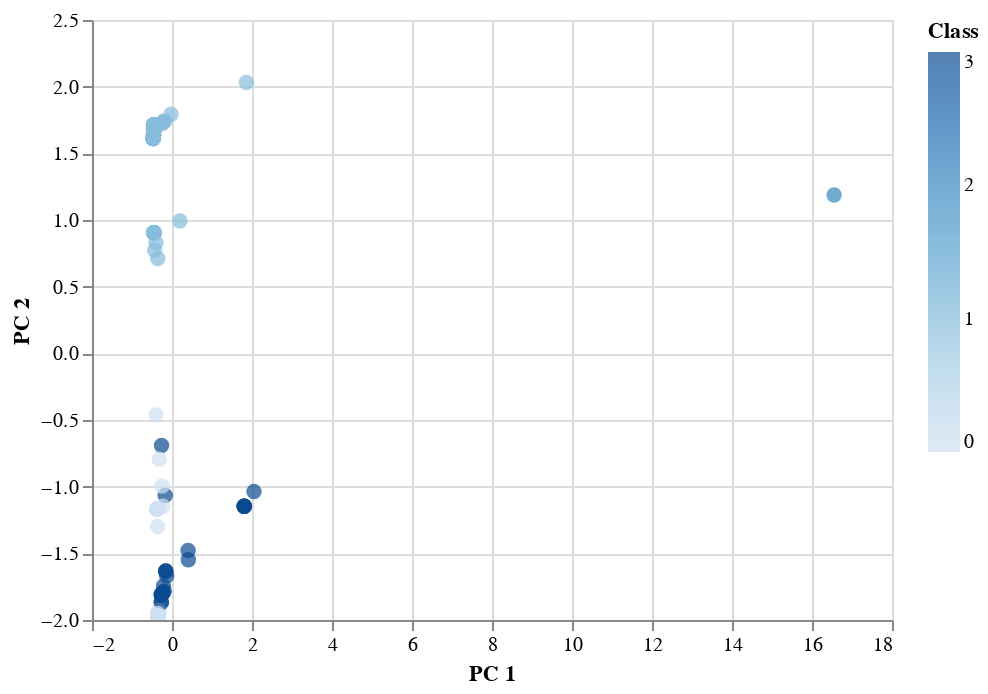

The code cell stored with this chart in its notebook:
### Markdown cell above
### Visualizing Results

#### 3D-Scatter with Clusters

### Code cell
# Create a 3D-Scatter with the PCA data and the clusters
alt.Chart(clustered_df).mark_circle(size=60).encode(
    x='PC 1',
    y='PC 2',
    color='Class',
    tooltip=['CoinName', 'Algorithm', 'TotalCoinsMined', 'MaxSupply']
).interactive()

### Figure 1 — Vega-Lite specification as saved in the notebook (floating-point values rounded to 4 significant figures)
{"config": {"view": {"continuousWidth": 400, "continuousHeight": 300}}, "data": {"name": "data-d4969756dd913752e1999d9739af1e9d"}, "mark": {"type": "circle", "size": 60}, "encoding": {"color": {"type": "quantitative", "field": "Class"}, "tooltip": [{"type": "nominal", "field": "CoinName"}, {"type": "nominal", "field": "Algorithm"}, {"type": "quantitative", "field": "TotalCoinsMined"}, {"type": "quantitative", "field": "MaxSupply"}], "x": {"type": "quantitative", "field": "PC 1"}, "y": {"type": "quantitative", "field": "PC 2"}}, "selection": {"selector026": {"type": "interval", "bind": "scales", "encodings": ["x", "y"]}}, "$schema": "https://vega.github.io/schema/vega-lite/v4.8.1.json", "datasets": {"data-d4969756dd913752e1999d9739af1e9d": [{"Algorithm": "Scrypt", "ProofType": "PoW/PoS", "TotalCoinsMined": 3078000.0, "MaxSupply": -1.0, "PC 1": -0.3801, "PC 2": -1.168, "PC 3": -1.779, "CoinName": "NovaCoin", "Class": 0}, {"Algorithm": "SHA-256", "ProofType": "PoW", "TotalCoinsMined": 2615000.0, "MaxSupply": -1.0, "PC 1": -0.4737, "PC 2": 1.611, "PC 3": 0.03711, "CoinName": "CounterParty", "Class": 1}, {"Algorithm": "PoS", "ProofType": "PoS", "TotalCoinsMined": 5850000000.0, "MaxSupply": 0.0, "PC 1": -0.17, "PC 2": -1.066, "PC 3": 1.01, "CoinName": "NuShares", "Class": 3}, {"Algorithm": "Scrypt", "ProofType": "PoW", "TotalCoinsMined": 79990000.0, "MaxSupply": -1.0, "PC 1": -0.4532, "PC 2": 0.905, "PC 3": -0.5423, "CoinName": "MonaCoin", "Class": 1}, {"Algorithm": "X13", "ProofType": "PoW/PoS", "TotalCoinsMined": 166200.0, "MaxSupply": 0.0, "PC 1": -0.357, "PC 2": -1.984, "PC 3": -2.3, "CoinName": "Triangles Coin", "Class": 0}, {"Algorithm": "SHA-256", "ProofType": "PoW/PoS", "TotalCoinsMined": 46730000.0, "MaxSupply": -1.0, "PC 1": -0.4, "PC 2": -0.462, "PC 3": -1.2, "CoinName": "Emercoin", "Class": 0}, {"Algorithm": "Scrypt", "ProofType": "PoW", "TotalCoinsMined": 872800.0, "MaxSupply": 0.0, "PC 1": -0.4536, "PC 2": 0.9049, "PC 3": -0.5422, "CoinName": "CometCoin", "Class": 1}, {"Algorithm": "Scrypt", "ProofType": "PoW/PoS", "TotalCoinsMined": 1000000000.0, "MaxSupply": 1000000000.0, "PC 1": -0.3699, "PC 2": -1.166, "PC 3": -1.78, "CoinName": "OpenChat", "Class": 0}, {"Algorithm": "Dagger", "ProofType": "PoA", "TotalCoinsMined": 629700000.0, "MaxSupply": -1.0, "PC 1": -0.2654, "PC 2": -1.869, "PC 3": 3.715, "CoinName": "Amber", "Class": 3}, {"Algorithm": "X11", "ProofType": "PoW", "TotalCoinsMined": 187800000.0, "MaxSupply": -1.0, "PC 1": -0.4328, "PC 2": 0.7731, "PC 3": -0.3311, "CoinName": "Pura", "Class": 1}, {"Algorithm": "Equihash", "ProofType": "PoW", "TotalCoinsMined": 3819000.0, "MaxSupply": 22870000.0, "PC 1": -0.4615, "PC 2": 1.634, "PC 3": 0.2212, "CoinName": "Bitcoin Private", "Class": 1}, {"Algorithm": "SHA-512", "ProofType": "Zero-Knowledge Proof", "TotalCoinsMined": 1000000000.0, "MaxSupply": 1000000000.0, "PC 1": -0.2124, "PC 2": -1.745, "PC 3": 1.493, "CoinName": "Kcash", "Class": 3}, {"Algorithm": "Equihash", "ProofType": "PoW", "TotalCoinsMined": 61980000.0, "MaxSupply": 263400000.0, "PC 1": -0.46, "PC 2": 1.634, "PC 3": 0.2211, "CoinName": "Beam", "Class": 1}, {"Algorithm": "SPoS", "ProofType": "SPoS", "TotalCoinsMined": 5723000000.0, "MaxSupply": -1.0, "PC 1": -0.194, "PC 2": -1.784, "PC 3": 2.967, "CoinName": "V Systems", "Class": 3}, {"Algorithm": "CryptoNight", "ProofType": "PoW", "TotalCoinsMined": 1400000000.0, "MaxSupply": -1.0, "PC 1": -0.02209, "PC 2": 1.793, "PC 3": 0.11, "CoinName": "Beldex", "Class": 1}, {"Algorithm": "Eaglesong", "ProofType": "PoW", "TotalCoinsMined": 30190000000.0, "MaxSupply": -1.0, "PC 1": -0.2359, "PC 2": 1.723, "PC 3": 0.1522, "CoinName": "Nervos Network", "Class": 1}, {"Algorithm": "C31", "ProofType": "PoW", "TotalCoinsMined": 10680000.0, "MaxSupply": 20000000.0, "PC 1": -0.4604, "PC 2": 1.7, "PC 3": 0.1775, "CoinName": "MimbleWimbleCoin", "Class": 1}, {"Algorithm": "Scrypt", "ProofType": "PoW/PoS", "TotalCoinsMined": 450100000.0, "MaxSupply": -1.0, "PC 1": -0.3778, "PC 2": -1.167, "PC 3": -1.779, "CoinName": "Buxcoin", "Class": 0}, {"Algorithm": "ECC 256K1", "ProofType": "DPOS", "TotalCoinsMined": 1000000000.0, "MaxSupply": 1000000000.0, "PC 1": -0.2436, "PC 2": -1.803, "PC 3": 3.02, "CoinName": "Acute Angle Cloud", "Class": 3}, {"Algorithm": "Scrypt", "ProofType": "PoW", "TotalCoinsMined": 100000000.0, "MaxSupply": 100000000.0, "PC 1": -0.4526, "PC 2": 0.9051, "PC 3": -0.5423, "CoinName": "Primas", "Class": 1}, {"Algorithm": "BLAKE256", "ProofType": "PoW/PoS", "TotalCoinsMined": 44940000.0, "MaxSupply": 84000000.0, "PC 1": -0.3529, "PC 2": -1.951, "PC 3": -2.252, "CoinName": "HyperCash", "Class": 0}, {"Algorithm": "CryptoNight-Heavy", "ProofType": "PoW", "TotalCoinsMined": 51710000.0, "MaxSupply": -1.0, "PC 1": -0.4581, "PC 2": 1.687, "PC 3": 0.1757, "CoinName": "Loki", "Class": 1}, {"Algorithm": "CryptoNight-Lite", "ProofType": "PoW", "TotalCoinsMined": 17720000.0, "MaxSupply": -1.0, "PC 1": -0.4583, "PC 2": 1.687, "PC 3": 0.1757, "CoinName": "AEON", "Class": 1}, {"Algorithm": "SHA-256", "ProofType": "PoW", "TotalCoinsMined": 10020000.0, "MaxSupply": 21000000.0, "PC 1": -0.4736, "PC 2": 1.611, "PC 3": 0.0371, "CoinName": "Bitcoin Vault", "Class": 1}, {"Algorithm": "SHA-256", "ProofType": "PoW", "TotalCoinsMined": 18600000.0, "MaxSupply": 21000000.0, "PC 1": -0.4735, "PC 2": 1.611, "PC 3": 0.0371, "CoinName": "Bitcoin ABC", "Class": 1}, {"Algorithm": "Scrypt", "ProofType": "PoW", "TotalCoinsMined": 127500000000.0, "MaxSupply": -1.0, "PC 1": 0.1955, "PC 2": 0.9924, "PC 3": -0.5934, "CoinName": "Dogecoin", "Class": 1}, {"Algorithm": "Scrypt", "ProofType": "PoS", "TotalCoinsMined": 60370000.0, "MaxSupply": 100000000.0, "PC 1": -0.2481, "PC 2": -0.9956, "PC 3": -0.02926, "CoinName": "BlackCoin", "Class": 0}, {"Algorithm": "Scrypt", "ProofType": "PoW/PoS", "TotalCoinsMined": 19000000.0, "MaxSupply": 21000000.0, "PC 1": -0.3799, "PC 2": -1.168, "PC 3": -1.779, "CoinName": "Auroracoin", "Class": 0}, {"Algorithm": "TRC10", "ProofType": "DPoS", "TotalCoinsMined": 990000000000.0, "MaxSupply": 990000000000.0, "PC 1": 16.55, "PC 2": 1.187, "PC 3": -0.8738, "CoinName": "BitTorrent", "Class": 2}, {"Algorithm": "Scrypt", "ProofType": "PoW/PoS", "TotalCoinsMined": 1032000.0, "MaxSupply": -1.0, "PC 1": -0.3801, "PC 2": -1.168, "PC 3": -1.779, "CoinName": "SaluS", "Class": 0}, {"Algorithm": "Multiple", "ProofType": "PoW", "TotalCoinsMined": 13860000000.0, "MaxSupply": 21000000000.0, "PC 1": -0.2029, "PC 2": 1.739, "PC 3": 0.1525, "CoinName": "DigiByte", "Class": 1}, {"Algorithm": "SHA-256", "ProofType": "PoW", "TotalCoinsMined": 18600000.0, "MaxSupply": 21000000.0, "PC 1": -0.4735, "PC 2": 1.611, "PC 3": 0.0371, "CoinName": "Bitcoin SV", "Class": 1}, {"Algorithm": "SHA-256", "ProofType": "PoW", "TotalCoinsMined": 17220000.0, "MaxSupply": -1.0, "PC 1": -0.4736, "PC 2": 1.611, "PC 3": 0.0371, "CoinName": "Namecoin", "Class": 1}, {"Algorithm": "KECCAK", "ProofType": "PoW", "TotalCoinsMined": 2578000000.0, "MaxSupply": 5000000000.0, "PC 1": -0.4022, "PC 2": 1.695, "PC 3": 0.1703, "CoinName": "SmartCash", "Class": 1}, {"Algorithm": "CryptoNight", "ProofType": "PoW", "TotalCoinsMined": 184500000000.0, "MaxSupply": 184500000000.0, "PC 1": 1.861, "PC 2": 2.031, "PC 3": -0.02791, "CoinName": "ByteCoin", "Class": 1}, {"Algorithm": "SHA-256", "ProofType": "PoW", "TotalCoinsMined": 18600000.0, "MaxSupply": 21000000.0, "PC 1": -0.4735, "PC 2": 1.611, "PC 3": 0.0371, "CoinName": "Bitcoin Cash", "Class": 1}, {"Algorithm": "Equihash210,9", "ProofType": "PoW/PoS", "TotalCoinsMined": 487500000.0, "MaxSupply": -1.0, "PC 1": -0.3485, "PC 2": -1.934, "PC 3": -2.229, "CoinName": "Aion", "Class": 0}, {"Algorithm": "DPoS", "ProofType": "DPoS", "TotalCoinsMined": 142700000.0, "MaxSupply": -1.0, "PC 1": 1.804, "PC 2": -1.148, "PC 3": 0.6568, "CoinName": "Lisk", "Class": 3}, {"Algorithm": "Ethash", "ProofType": "PoW", "TotalCoinsMined": 123800000.0, "MaxSupply": 210700000.0, "PC 1": -0.4608, "PC 2": 1.715, "PC 3": 0.1792, "CoinName": "Ethereum Classic", "Class": 1}, {"Algorithm": "DPoS", "ProofType": "DPoS", "TotalCoinsMined": 154100000.0, "MaxSupply": -1.0, "PC 1": 1.804, "PC 2": -1.148, "PC 3": 0.6568, "CoinName": "ARK", "Class": 3}, {"Algorithm": "Loopchain", "ProofType": "PoS", "TotalCoinsMined": 869200000.0, "MaxSupply": -1.0, "PC 1": -0.1556, "PC 2": -1.633, "PC 3": 1.172, "CoinName": "ICON Project", "Class": 3}, {"Algorithm": "Scrypt", "ProofType": "PoW", "TotalCoinsMined": 66590000.0, "MaxSupply": 84000000.0, "PC 1": -0.4529, "PC 2": 0.905, "PC 3": -0.5423, "CoinName": "Litecoin", "Class": 1}, {"Algorithm": "Equihash", "ProofType": "dPoW/PoW", "TotalCoinsMined": 125200000.0, "MaxSupply": 200000000.0, "PC 1": -0.3568, "PC 2": 0.7111, "PC 3": 0.4243, "CoinName": "Komodo", "Class": 1}, {"Algorithm": "IMesh", "ProofType": "DPoS+dBFT", "TotalCoinsMined": 459900000.0, "MaxSupply": 1000000000.0, "PC 1": -0.2508, "PC 2": -1.805, "PC 3": 3.028, "CoinName": "INT", "Class": 3}, {"Algorithm": "C31", "ProofType": "PoW", "TotalCoinsMined": 56640000.0, "MaxSupply": -1.0, "PC 1": -0.4603, "PC 2": 1.7, "PC 3": 0.1775, "CoinName": "Grin", "Class": 1}, {"Algorithm": "BEP2 Token", "ProofType": "PoSA", "TotalCoinsMined": 174200000.0, "MaxSupply": 174200000.0, "PC 1": -0.2658, "PC 2": -1.81, "PC 3": 3.042, "CoinName": "Binance Coin", "Class": 3}, {"Algorithm": "Quark", "ProofType": "PoW/PoS", "TotalCoinsMined": 267700000.0, "MaxSupply": -1.0, "PC 1": -0.3539, "PC 2": -1.967, "PC 3": -2.276, "CoinName": "QuarkCoin", "Class": 0}, {"Algorithm": "Ethash", "ProofType": "PoW", "TotalCoinsMined": 34700000.0, "MaxSupply": 100000000.0, "PC 1": -0.4618, "PC 2": 1.715, "PC 3": 0.1793, "CoinName": "Expanse", "Class": 1}, {"Algorithm": "Scrypt", "ProofType": "PoW", "TotalCoinsMined": 39330000.0, "MaxSupply": 42000000.0, "PC 1": -0.4532, "PC 2": 0.905, "PC 3": -0.5423, "CoinName": "MegaCoin", "Class": 1}, {"Algorithm": "Scrypt", "ProofType": "PoW/PoS", "TotalCoinsMined": 225300000.0, "MaxSupply": 420000000.0, "PC 1": -0.3768, "PC 2": -1.167, "PC 3": -1.779, "CoinName": "PotCoin", "Class": 0}, {"Algorithm": "Scrypt", "ProofType": "PoW", "TotalCoinsMined": 525600000.0, "MaxSupply": 1680000000.0, "PC 1": -0.4423, "PC 2": 0.9063, "PC 3": -0.543, "CoinName": "Gulden", "Class": 1}, {"Algorithm": "DPoS", "ProofType": "PoS", "TotalCoinsMined": 167600000.0, "MaxSupply": -1.0, "PC 1": 0.4026, "PC 2": -1.478, "PC 3": 0.9667, "CoinName": "Rise", "Class": 3}, {"Algorithm": "X13", "ProofType": "PoW/PoS", "TotalCoinsMined": 198900000.0, "MaxSupply": 210000000.0, "PC 1": -0.3549, "PC 2": -1.984, "PC 3": -2.301, "CoinName": "Bitcoin Diamond", "Class": 0}, {"Algorithm": "Scrypt", "ProofType": "PoW", "TotalCoinsMined": 221000000.0, "MaxSupply": -1.0, "PC 1": -0.4525, "PC 2": 0.9051, "PC 3": -0.5423, "CoinName": "Einsteinium", "Class": 1}, {"Algorithm": "Dagger-Hashimoto", "ProofType": "PoW", "TotalCoinsMined": 49690000.0, "MaxSupply": -1.0, "PC 1": -0.4581, "PC 2": 1.687, "PC 3": 0.1757, "CoinName": "Ubiq", "Class": 1}, {"Algorithm": "Scrypt", "ProofType": "PoW/PoS", "TotalCoinsMined": 29870000000.0, "MaxSupply": -1.0, "PC 1": -0.228, "PC 2": -1.147, "PC 3": -1.791, "CoinName": "Reddcoin", "Class": 0}, {"Algorithm": "X11GOST", "ProofType": "PoW", "TotalCoinsMined": 18860000.0, "MaxSupply": 21000000.0, "PC 1": -0.4582, "PC 2": 1.687, "PC 3": 0.1757, "CoinName": "SibCoin", "Class": 1}, {"Algorithm": "Equihash", "ProofType": "PoW", "TotalCoinsMined": 18590000.0, "MaxSupply": 21000000.0, "PC 1": -0.4614, "PC 2": 1.634, "PC 3": 0.2212, "CoinName": "Bitcoin Gold", "Class": 1}, {"Algorithm": "Groestl", "ProofType": "PoW", "TotalCoinsMined": 76540000.0, "MaxSupply": 105000000.0, "PC 1": -0.4571, "PC 2": 1.687, "PC 3": 0.1756, "CoinName": "Groestlcoin", "Class": 1}, {"Algorithm": "BMW512 / Echo512", "ProofType": "PoW/PoS", "TotalCoinsMined": 5092000000.0, "MaxSupply": -1.0, "PC 1": -0.3145, "PC 2": -1.929, "PC 3": -2.233, "CoinName": "DigitalNote ", "Class": 0}, {"Algorithm": "Scrypt", "ProofType": "PoW", "TotalCoinsMined": 23170000.0, "MaxSupply": -1.0, "PC 1": -0.4535, "PC 2": 0.9049, "PC 3": -0.5422, "CoinName": "ViaCoin", "Class": 1}, {"Algorithm": "SHA-256", "ProofType": "PoW", "TotalCoinsMined": 602500000.0, "MaxSupply": 888000000.0, "PC 1": -0.4661, "PC 2": 1.612, "PC 3": 0.03656, "CoinName": "SysCoin", "Class": 1}, {"Algorithm": "NeoScrypt", "ProofType": "PoW", "TotalCoinsMined": 234800000.0, "MaxSupply": 336000000.0, "PC 1": -0.4542, "PC 2": 1.687, "PC 3": 0.1753, "CoinName": "FeatherCoin", "Class": 1}, {"Algorithm": "X11", "ProofType": "PoW/PoS", "TotalCoinsMined": 18580000.0, "MaxSupply": 22000000.0, "PC 1": -0.36, "PC 2": -1.3, "PC 3": -1.568, "CoinName": "IOCoin", "Class": 0}, {"Algorithm": "Scrypt", "ProofType": "PoW/PoS", "TotalCoinsMined": 902900000.0, "MaxSupply": 1000000000.0, "PC 1": -0.3704, "PC 2": -1.166, "PC 3": -1.78, "CoinName": "WhiteCoin", "Class": 0}, {"Algorithm": "X13", "ProofType": "PoW/PoS", "TotalCoinsMined": 5560000.0, "MaxSupply": -1.0, "PC 1": -0.357, "PC 2": -1.984, "PC 3": -2.3, "CoinName": "CloakCoin", "Class": 0}, {"Algorithm": "DPoS", "ProofType": "DPoS", "TotalCoinsMined": 1000000000.0, "MaxSupply": 0.0, "PC 1": 1.809, "PC 2": -1.147, "PC 3": 0.6565, "CoinName": "Achain", "Class": 3}, {"Algorithm": "Multiple", "ProofType": "PoW", "TotalCoinsMined": 16410000000.0, "MaxSupply": 16560000000.0, "PC 1": -0.2128, "PC 2": 1.738, "PC 3": 0.153, "CoinName": "Verge", "Class": 1}, {"Algorithm": "Shabal256", "ProofType": "PoC", "TotalCoinsMined": 2111000000.0, "MaxSupply": 2159000000.0, "PC 1": -0.2131, "PC 2": -1.792, "PC 3": 2.991, "CoinName": "BurstCoin", "Class": 3}, {"Algorithm": "Blake2b", "ProofType": "PoW", "TotalCoinsMined": 45190000000.0, "MaxSupply": -1.0, "PC 1": -0.1779, "PC 2": 1.743, "PC 3": 0.1506, "CoinName": "Siacoin", "Class": 1}, {"Algorithm": "Proof-of-Authority", "ProofType": "PoA", "TotalCoinsMined": 282600000.0, "MaxSupply": -1.0, "PC 1": -0.268, "PC 2": -1.869, "PC 3": 3.715, "CoinName": "Poa Network", "Class": 3}, {"Algorithm": "Tensority", "ProofType": "PoW", "TotalCoinsMined": 1642000000.0, "MaxSupply": 210000000.0, "PC 1": -0.4448, "PC 2": 1.689, "PC 3": 0.1743, "CoinName": "Bytom", "Class": 1}, {"Algorithm": "Quark", "ProofType": "PoW/PoS", "TotalCoinsMined": 7357000.0, "MaxSupply": -1.0, "PC 1": -0.3553, "PC 2": -1.967, "PC 3": -2.275, "CoinName": "BlockNet", "Class": 0}, {"Algorithm": "Equihash", "ProofType": "PoW", "TotalCoinsMined": 10560000.0, "MaxSupply": 21000000.0, "PC 1": -0.4615, "PC 2": 1.634, "PC 3": 0.2212, "CoinName": "Horizen", "Class": 1}, {"Algorithm": "PoS", "ProofType": "PoS/LPoS", "TotalCoinsMined": 999000000.0, "MaxSupply": 1000000000.0, "PC 1": -0.2618, "PC 2": -0.6914, "PC 3": 0.9643, "CoinName": "Nxt", "Class": 3}, {"Algorithm": "DPoS", "ProofType": "DPoS", "TotalCoinsMined": 14420000.0, "MaxSupply": -1.0, "PC 1": 1.804, "PC 2": -1.148, "PC 3": 0.6569, "CoinName": "Shift", "Class": 3}, {"Algorithm": "X13", "ProofType": "PoW/PoS", "TotalCoinsMined": 70520000.0, "MaxSupply": -1.0, "PC 1": -0.3567, "PC 2": -1.984, "PC 3": -2.3, "CoinName": "NavCoin", "Class": 0}, {"Algorithm": "SHA3", "ProofType": "PoW/nPoS", "TotalCoinsMined": 69080000.0, "MaxSupply": 78000000.0, "PC 1": -0.2685, "PC 2": -1.811, "PC 3": 3.045, "CoinName": "Nexus", "Class": 3}, {"Algorithm": "VeChainThor Authority", "ProofType": "Proof of Authority", "TotalCoinsMined": 85990000000.0, "MaxSupply": 86710000000.0, "PC 1": 2.05, "PC 2": -1.037, "PC 3": 0.7925, "CoinName": "VeChain", "Class": 3}, {"Algorithm": "POS 3.0", "ProofType": "PoS", "TotalCoinsMined": 103000000.0, "MaxSupply": 107800000.0, "PC 1": -0.1605, "PC 2": -1.634, "PC 3": 1.173, "CoinName": "QTUM", "Class": 3}, {"Algorithm": "Quark", "ProofType": "PoW/PoS", "TotalCoinsMined": 841400.0, "MaxSupply": -1.0, "PC 1": -0.3553, "PC 2": -1.967, "PC 3": -2.275, "CoinName": "Private Instant Verified Transaction", "Class": 0}, {"Algorithm": "Equihash", "ProofType": "PoW", "TotalCoinsMined": 10600000.0, "MaxSupply": 21000000.0, "PC 1": -0.4615, "PC 2": 1.634, "PC 3": 0.2212, "CoinName": "ZCash", "Class": 1}, {"Algorithm": "Lyra2REv2", "ProofType": "PoW", "TotalCoinsMined": 57890000.0, "MaxSupply": 84000000.0, "PC 1": -0.4574, "PC 2": 1.687, "PC 3": 0.1756, "CoinName": "Vertcoin", "Class": 1}, {"Algorithm": "Blake2b", "ProofType": "PoW", "TotalCoinsMined": 133200000.0, "MaxSupply": 133200000.0, "PC 1": -0.4067, "PC 2": 1.712, "PC 3": 0.1686, "CoinName": "Nano", "Class": 1}, {"Algorithm": "VBFT", "ProofType": "PoS", "TotalCoinsMined": 1000000000.0, "MaxSupply": -1.0, "PC 1": -0.1547, "PC 2": -1.633, "PC 3": 1.172, "CoinName": "Ontology", "Class": 3}, {"Algorithm": "X11", "ProofType": "PoW/PoSe", "TotalCoinsMined": 9878000.0, "MaxSupply": 18900000.0, "PC 1": -0.3187, "PC 2": -0.7936, "PC 3": -0.6491, "CoinName": "Dash", "Class": 0}, {"Algorithm": "RandomX", "ProofType": "PoW", "TotalCoinsMined": 17790000.0, "MaxSupply": -1.0, "PC 1": -0.4583, "PC 2": 1.687, "PC 3": 0.1757, "CoinName": "Monero", "Class": 1}, {"Algorithm": "BLAKE256", "ProofType": "PoW/PoS", "TotalCoinsMined": 12380000.0, "MaxSupply": 21000000.0, "PC 1": -0.3534, "PC 2": -1.951, "PC 3": -2.252, "CoinName": "Decred", "Class": 0}, {"Algorithm": "PoS", "ProofType": "PoW", "TotalCoinsMined": 373200000.0, "MaxSupply": -1.0, "PC 1": -0.4027, "PC 2": 0.8304, "PC 3": 0.4994, "CoinName": "Steem", "Class": 1}, {"Algorithm": "SHA-512", "ProofType": "PoS", "TotalCoinsMined": 2995000000.0, "MaxSupply": 3601000000.0, "PC 1": -0.132, "PC 2": -1.669, "PC 3": 1.282, "CoinName": "Bitshares", "Class": 3}, {"Algorithm": "SHA-256", "ProofType": "PoW", "TotalCoinsMined": 18570000.0, "MaxSupply": 21000000.0, "PC 1": -0.4735, "PC 2": 1.611, "PC 3": 0.0371, "CoinName": "Bitcoin", "Class": 1}, {"Algorithm": "Ethash", "ProofType": "PoW", "TotalCoinsMined": 113900000.0, "MaxSupply": -1.0, "PC 1": -0.4619, "PC 2": 1.715, "PC 3": 0.1793, "CoinName": "Ethereum", "Class": 1}, {"Algorithm": "Leased POS", "ProofType": "LPoS", "TotalCoinsMined": 103800000.0, "MaxSupply": -1.0, "PC 1": -0.2691, "PC 2": -1.811, "PC 3": 3.045, "CoinName": "Waves", "Class": 3}, {"Algorithm": "Ouroboros", "ProofType": "PoS", "TotalCoinsMined": 31780000000.0, "MaxSupply": 45000000000.0, "PC 1": 0.408, "PC 2": -1.548, "PC 3": 1.118, "CoinName": "Cardano", "Class": 3}, {"Algorithm": "DPoS", "ProofType": "DPoS", "TotalCoinsMined": 1025000000.0, "MaxSupply": -1.0, "PC 1": 1.809, "PC 2": -1.147, "PC 3": 0.6565, "CoinName": "EOS", "Class": 3}]}}
